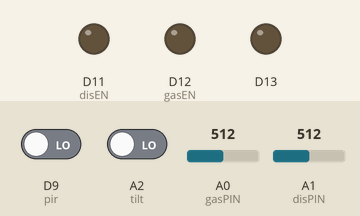
The sketch below on a simulated Arduino MKR. On the bench: output pins drawn as LEDs (lit = HIGH). The test bench sets the inputs (shaded band); at power-on: D9 (pir) LOW, A0 (gasPIN) = 512, A1 (disPIN) = 512, A2 (tilt) LOW. The local clock reads 2024-03-15 10:24:30 at power-on unless the sketch sets it; storage starts empty.

Above: at 2.8 s.
2.9 s: D9 (pir) driven HIGH
At 4.1 s:
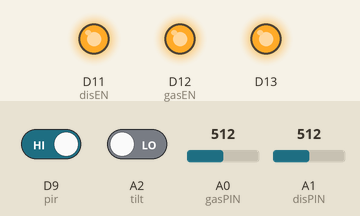
Timing chart, 0 to 5.9 s (numbered marks = the images above; inputs shaded):
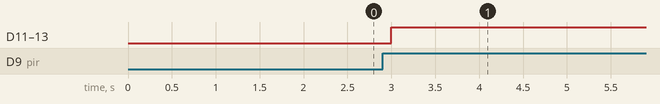

Measured:
- after the input at 2.9 s, D11 (disEN), D12 (gasEN), D13: LOW → HIGH after 0.10 s

The sketch:

Integration_V7_Batt_DT.ino
```cpp
/*
 * Integration V7 code for all the sensors. For the dry toilets in Toltenco Nov 13/2020
 * This code works with hardware version DAQ5. PIR, SHARP, GAS and TILT sensors.
 * It saves data only with PIR==HIGH for 180 samples at least. if not it sleeps.
 */

#include <Wire.h>
#include <SD.h>
#include <RTCZero.h>
#include "ArduinoLowPower.h"

const int gasEN = 12; //Digital out for enabling 5V to gas sensor
const int disEN = 11; //enabling 5v to distance sensor
const int pir = 9; //Din from PIR sensor
const int gasPIN = A0; //Analog input from gas sensor
const int disPIN = A1; //Analog input from sharp distance sensor
const int tilt = A2; //Digital input from tilt sensor
const int resVals = 1024; //resolution for ADC, can be up to 4096

int avgReads[20] PROGMEM;
int sumReads = 0;
int avgValue = 0;
int gasValue = 0;   // Analog reading from gas sensor
bool pirValue = 0;
bool tiltValue = 0; // Digital reading from tilt sensor
float sensorVolts = 0.0;
float distance = 0.0;   //Computed distance from sharp sensor
RTCZero rtc;
File myFile;

void setup() {
  pinMode(13, OUTPUT);
  pinMode(gasEN, OUTPUT);
  pinMode(disEN, OUTPUT);
  pinMode(tilt, INPUT_PULLDOWN);
  pinMode(pir, INPUT_PULLDOWN); //Set to GND, wait for rising signal from pir
  LowPower.attachInterruptWakeup(pir, wakeUp, RISING); //FALLING or CHANGE
  rtc.begin();
  digitalWrite(13, LOW);
  digitalWrite(gasEN, LOW);
  digitalWrite(disEN, LOW);
}

void loop() {

  if (digitalRead(pir) == HIGH)
  {
    digitalWrite(13, HIGH);
    digitalWrite(gasEN, HIGH);
    digitalWrite(disEN, HIGH);

    if (!SD.begin(4)){ while (1);}
    myFile = SD.open("allsens.txt", FILE_WRITE);
    if (myFile) {
      int cn = 1;
      while(cn <= 180){
        distSensing();                // get sharp sensor voltage filtered (averaged)
        gasSensing();
        pirValue = digitalRead(pir);  // read PIR state
        tiltValue = digitalRead(tilt);
        myFile.print(rtc.getDay());
        myFile.print(":");
        myFile.print(rtc.getHours());
        myFile.print(":");
        myFile.print(rtc.getMinutes());
        myFile.print(":");
        myFile.print(rtc.getSeconds());
        myFile.print(", ");
        myFile.print(pirValue);
        myFile.print(", ");
        myFile.print(tiltValue);
        myFile.print(", ");
        myFile.print(gasValue);
        myFile.print(", ");
        myFile.println(distance, 2);
        LowPower.sleep(500);
        cn++;
      }
        myFile.close();
    }
  }
  else
  {
    digitalWrite(13, LOW);
    digitalWrite(gasEN, LOW);
    digitalWrite(disEN, LOW);
    LowPower.sleep();
  }
}

void wakeUp() {;}

void distSensing(){
  for (int i=0; i<20; i++){             //read 20 samples from analog input
    avgReads[i] = analogRead(disPIN);
    delay(25);
  }
  sumReads = 0;                         //get the average
  for (int i=0; i<20; i++){
    sumReads = sumReads + avgReads[i];
  }
    avgValue = sumReads / 20;
    sensorVolts = avgValue*3.3/resVals;
    distance = pow(sensorVolts, -1.07);
    distance *= 11.96;
}

void gasSensing(){
  gasValue = analogRead(gasPIN);
}
```
